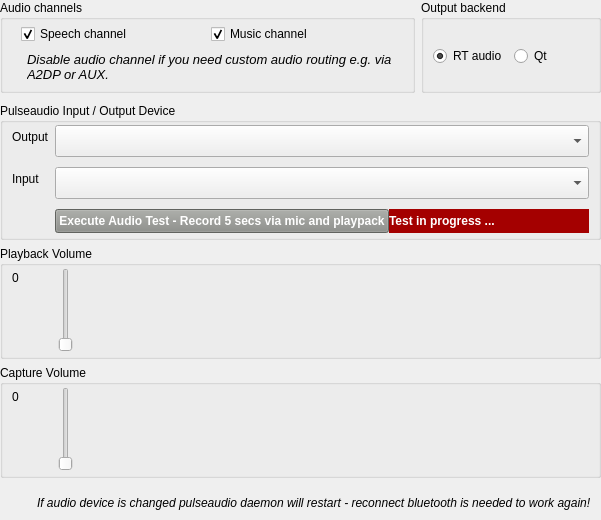
    <widget class="QWidget" name="tab3" native="true">
     <property name="sizePolicy">
      <sizepolicy hsizetype="Expanding" vsizetype="Expanding">
       <horstretch>0</horstretch>
       <verstretch>0</verstretch>
      </sizepolicy>
     </property>
     <layout class="QVBoxLayout" name="verticalLayout_30">
      <property name="leftMargin">
       <number>0</number>
      </property>
      <property name="topMargin">
       <number>0</number>
      </property>
      <property name="rightMargin">
       <number>0</number>
      </property>
      <property name="bottomMargin">
       <number>2</number>
      </property>
      <item>
       <widget class="QWidget" name="audiochannelsoutput" native="true">
        <property name="sizePolicy">
         <sizepolicy hsizetype="Expanding" vsizetype="Fixed">
          <horstretch>0</horstretch>
          <verstretch>0</verstretch>
         </sizepolicy>
        </property>
        <layout class="QHBoxLayout" name="horizontalLayout_30">
         <property name="leftMargin">
          <number>0</number>
         </property>
         <property name="topMargin">
          <number>0</number>
         </property>
         <property name="rightMargin">
          <number>0</number>
         </property>
         <property name="bottomMargin">
          <number>4</number>
         </property>
         <item>
          <widget class="QGroupBox" name="groupBoxAudioChannels">
           <property name="sizePolicy">
            <sizepolicy hsizetype="Expanding" vsizetype="Preferred">
             <horstretch>0</horstretch>
             <verstretch>0</verstretch>
            </sizepolicy>
           </property>
           <property name="title">
            <string>Audio channels</string>
           </property>
           <layout class="QVBoxLayout" name="verticalLayout_31">
            <property name="topMargin">
             <number>2</number>
            </property>
            <property name="bottomMargin">
             <number>0</number>
            </property>
            <item>
             <widget class="QWidget" name="channels" native="true">
              <property name="sizePolicy">
               <sizepolicy hsizetype="Expanding" vsizetype="Fixed">
                <horstretch>0</horstretch>
                <verstretch>0</verstretch>
               </sizepolicy>
              </property>
              <layout class="QHBoxLayout" name="horizontalLayout_2">
               <property name="topMargin">
                <number>2</number>
               </property>
               <property name="bottomMargin">
                <number>0</number>
               </property>
               <item>
                <widget class="QCheckBox" name="checkBoxSpeechAudioChannel">
                 <property name="text">
                  <string>Speech channel</string>
                 </property>
                 <property name="checked">
                  <bool>true</bool>
                 </property>
                </widget>
               </item>
               <item>
                <widget class="QCheckBox" name="checkBoxMusicAudioChannel">
                 <property name="text">
                  <string>Music channel</string>
                 </property>
                 <property name="checked">
                  <bool>true</bool>
                 </property>
                </widget>
               </item>
              </layout>
             </widget>
            </item>
            <item>
             <widget class="QWidget" name="audiochannelsinfo" native="true">
              <property name="sizePolicy">
               <sizepolicy hsizetype="Expanding" vsizetype="Expanding">
                <horstretch>0</horstretch>
                <verstretch>0</verstretch>
               </sizepolicy>
              </property>
              <property name="minimumSize">
               <size>
                <width>0</width>
                <height>40</height>
               </size>
              </property>
              <layout class="QFormLayout" name="formLayout_33">
               <property name="topMargin">
                <number>2</number>
               </property>
               <property name="bottomMargin">
                <number>0</number>
               </property>
               <item row="0" column="0">
                <widget class="QLabel" name="label_11">
                 <property name="sizePolicy">
                  <sizepolicy hsizetype="Fixed" vsizetype="Minimum">
                   <horstretch>0</horstretch>
                   <verstretch>0</verstretch>
                  </sizepolicy>
                 </property>
                 <property name="minimumSize">
                  <size>
                   <width>0</width>
                   <height>30</height>
                  </size>
                 </property>
                 <property name="maximumSize">
                  <size>
                   <width>16777215</width>
                   <height>30</height>
                  </size>
                 </property>
                 <property name="text">
                  <string>&lt;html&gt;&lt;head/&gt;&lt;body&gt;&lt;p&gt;&lt;img src=&quot;:/ico_info.png&quot;/&gt;&lt;/p&gt;&lt;/body&gt;&lt;/html&gt;</string>
                 </property>
                </widget>
               </item>
               <item row="0" column="1">
                <widget class="QLabel" name="label_12">
                 <property name="sizePolicy">
                  <sizepolicy hsizetype="Expanding" vsizetype="Fixed">
                   <horstretch>0</horstretch>
                   <verstretch>0</verstretch>
                  </sizepolicy>
                 </property>
                 <property name="minimumSize">
                  <size>
                   <width>0</width>
                   <height>30</height>
                  </size>
                 </property>
                 <property name="maximumSize">
                  <size>
                   <width>16777215</width>
                   <height>30</height>
                  </size>
                 </property>
                 <property name="font">
                  <font>
                   <pointsize>10</pointsize>
                   <italic>true</italic>
                  </font>
                 </property>
                 <property name="text">
                  <string>Disable audio channel if you need custom audio routing e.g. via A2DP or AUX.</string>
                 </property>
                 <property name="wordWrap">
                  <bool>true</bool>
                 </property>
                </widget>
               </item>
              </layout>
             </widget>
            </item>
           </layout>
          </widget>
         </item>
         <item>
          <widget class="QGroupBox" name="groupBoxAudioOutputBackend">
           <property name="sizePolicy">
            <sizepolicy hsizetype="Fixed" vsizetype="Preferred">
             <horstretch>0</horstretch>
             <verstretch>0</verstretch>
            </sizepolicy>
           </property>
           <property name="minimumSize">
            <size>
             <width>180</width>
             <height>0</height>
            </size>
           </property>
           <property name="maximumSize">
            <size>
             <width>180</width>
             <height>16777215</height>
            </size>
           </property>
           <property name="title">
            <string>Output backend</string>
           </property>
           <layout class="QHBoxLayout" name="horizontalLayout_31">
            <property name="topMargin">
             <number>2</number>
            </property>
            <property name="bottomMargin">
             <number>0</number>
            </property>
            <item>
             <widget class="QRadioButton" name="radioButtonRtAudio">
              <property name="text">
               <string>RT audio</string>
              </property>
              <property name="checked">
               <bool>true</bool>
              </property>
             </widget>
            </item>
            <item>
             <widget class="QRadioButton" name="radioButtonQtAudio">
              <property name="text">
               <string>Qt</string>
              </property>
             </widget>
            </item>
           </layout>
          </widget>
         </item>
        </layout>
       </widget>
      </item>
      <item>
       <widget class="QGroupBox" name="groupBoxPulse">
        <property name="sizePolicy">
         <sizepolicy hsizetype="Expanding" vsizetype="Minimum">
          <horstretch>0</horstretch>
          <verstretch>0</verstretch>
         </sizepolicy>
        </property>
        <property name="title">
         <string>Pulseaudio Input / Output Device</string>
        </property>
        <layout class="QFormLayout" name="formLayout_16">
         <property name="verticalSpacing">
          <number>10</number>
         </property>
         <property name="topMargin">
          <number>2</number>
         </property>
         <property name="bottomMargin">
          <number>4</number>
         </property>
         <item row="0" column="0">
          <widget class="QLabel" name="labelPulseOutput">
           <property name="sizePolicy">
            <sizepolicy hsizetype="Preferred" vsizetype="Fixed">
             <horstretch>0</horstretch>
             <verstretch>0</verstretch>
            </sizepolicy>
           </property>
           <property name="minimumSize">
            <size>
             <width>0</width>
             <height>24</height>
            </size>
           </property>
           <property name="maximumSize">
            <size>
             <width>16777215</width>
             <height>24</height>
            </size>
           </property>
           <property name="text">
            <string>Output</string>
           </property>
          </widget>
         </item>
         <item row="0" column="1">
          <widget class="QComboBox" name="comboBoxPulseOutput">
           <property name="sizePolicy">
            <sizepolicy hsizetype="Expanding" vsizetype="Fixed">
             <horstretch>0</horstretch>
             <verstretch>0</verstretch>
            </sizepolicy>
           </property>
           <property name="minimumSize">
            <size>
             <width>0</width>
             <height>32</height>
            </size>
           </property>
           <property name="maximumSize">
            <size>
             <width>16777215</width>
             <height>32</height>
            </size>
           </property>
           <property name="styleSheet">
            <string notr="true">QScrollBar { 
	width: 40px;
	background-color: rgba(85, 87, 83, 0.7);
}
QComboBox::item {
	padding-top: 6px;
	padding-bottom: 6px;
	height: 32px;
	min-height: 32px;
}
QComboBox::item:selected {
	background-color: rgb(78, 154, 6);
	padding-top: 6px;
	padding-bottom: 6px;
	height: 32px;
	min-height: 32px;
}</string>
           </property>
          </widget>
         </item>
         <item row="1" column="0">
          <widget class="QLabel" name="labelPulseInput">
           <property name="sizePolicy">
            <sizepolicy hsizetype="Preferred" vsizetype="Fixed">
             <horstretch>0</horstretch>
             <verstretch>0</verstretch>
            </sizepolicy>
           </property>
           <property name="minimumSize">
            <size>
             <width>0</width>
             <height>24</height>
            </size>
           </property>
           <property name="maximumSize">
            <size>
             <width>16777215</width>
             <height>24</height>
            </size>
           </property>
           <property name="text">
            <string>Input</string>
           </property>
          </widget>
         </item>
         <item row="1" column="1">
          <widget class="QComboBox" name="comboBoxPulseInput">
           <property name="sizePolicy">
            <sizepolicy hsizetype="Expanding" vsizetype="Fixed">
             <horstretch>0</horstretch>
             <verstretch>0</verstretch>
            </sizepolicy>
           </property>
           <property name="minimumSize">
            <size>
             <width>0</width>
             <height>32</height>
            </size>
           </property>
           <property name="maximumSize">
            <size>
             <width>16777215</width>
             <height>32</height>
            </size>
           </property>
           <property name="styleSheet">
            <string notr="true">QScrollBar { 
	width: 40px;
	background-color: rgba(85, 87, 83, 0.7);
}
QComboBox::item {
	padding-top: 6px;
	padding-bottom: 6px;
	height: 32px;
	min-height: 32px;
}
QComboBox::item:selected {
	background-color: rgb(78, 154, 6);
	padding-top: 6px;
	padding-bottom: 6px;
	height: 32px;
	min-height: 32px;
}</string>
           </property>
          </widget>
         </item>
         <item row="2" column="1">
          <widget class="QWidget" name="horizontalWidget2" native="true">
           <property name="sizePolicy">
            <sizepolicy hsizetype="Expanding" vsizetype="Fixed">
             <horstretch>0</horstretch>
             <verstretch>0</verstretch>
            </sizepolicy>
           </property>
           <property name="minimumSize">
            <size>
             <width>0</width>
             <height>24</height>
            </size>
           </property>
           <property name="maximumSize">
            <size>
             <width>16777215</width>
             <height>24</height>
            </size>
           </property>
           <layout class="QHBoxLayout" name="horizontalLayout_4">
            <property name="spacing">
             <number>0</number>
            </property>
            <property name="leftMargin">
             <number>0</number>
            </property>
            <property name="topMargin">
             <number>0</number>
            </property>
            <property name="rightMargin">
             <number>0</number>
            </property>
            <property name="bottomMargin">
             <number>0</number>
            </property>
            <item>
             <widget class="QPushButton" name="pushButtonAudioTest">
              <property name="sizePolicy">
               <sizepolicy hsizetype="Expanding" vsizetype="Fixed">
                <horstretch>0</horstretch>
                <verstretch>0</verstretch>
               </sizepolicy>
              </property>
              <property name="minimumSize">
               <size>
                <width>0</width>
                <height>24</height>
               </size>
              </property>
              <property name="maximumSize">
               <size>
                <width>16777215</width>
                <height>24</height>
               </size>
              </property>
              <property name="font">
               <font>
                <weight>75</weight>
                <bold>true</bold>
               </font>
              </property>
              <property name="styleSheet">
               <string notr="true">background-color: rgb(136, 138, 133);
color: rgb(255, 255, 255);</string>
              </property>
              <property name="text">
               <string>Execute Audio Test - Record 5 secs via mic and playpack</string>
              </property>
             </widget>
            </item>
            <item>
             <widget class="QLabel" name="labelTestInProgress">
              <property name="sizePolicy">
               <sizepolicy hsizetype="Expanding" vsizetype="Fixed">
                <horstretch>0</horstretch>
                <verstretch>0</verstretch>
               </sizepolicy>
              </property>
              <property name="minimumSize">
               <size>
                <width>0</width>
                <height>24</height>
               </size>
              </property>
              <property name="maximumSize">
               <size>
                <width>16777215</width>
                <height>24</height>
               </size>
              </property>
              <property name="font">
               <font>
                <weight>75</weight>
                <bold>true</bold>
               </font>
              </property>
              <property name="styleSheet">
               <string notr="true">background-color: rgb(164, 0, 0);
color: rgb(255, 255, 255);</string>
              </property>
              <property name="text">
               <string>Test in progress ...</string>
              </property>
             </widget>
            </item>
           </layout>
          </widget>
         </item>
        </layout>
       </widget>
      </item>
      <item>
       <widget class="QGroupBox" name="groupBoxSystemVolume">
        <property name="sizePolicy">
         <sizepolicy hsizetype="Expanding" vsizetype="Fixed">
          <horstretch>0</horstretch>
          <verstretch>0</verstretch>
         </sizepolicy>
        </property>
        <property name="title">
         <string>Playback Volume</string>
        </property>
        <layout class="QFormLayout" name="formLayout_25">
         <property name="horizontalSpacing">
          <number>6</number>
         </property>
         <property name="verticalSpacing">
          <number>2</number>
         </property>
         <property name="topMargin">
          <number>2</number>
         </property>
         <property name="bottomMargin">
          <number>4</number>
         </property>
         <item row="0" column="0">
          <widget class="QLabel" name="labelSystemVolumeValue">
           <property name="sizePolicy">
            <sizepolicy hsizetype="Fixed" vsizetype="Fixed">
             <horstretch>0</horstretch>
             <verstretch>0</verstretch>
            </sizepolicy>
           </property>
           <property name="minimumSize">
            <size>
             <width>40</width>
             <height>20</height>
            </size>
           </property>
           <property name="maximumSize">
            <size>
             <width>16777215</width>
             <height>20</height>
            </size>
           </property>
           <property name="text">
            <string>0</string>
           </property>
          </widget>
         </item>
         <item row="0" column="1">
          <widget class="QSlider" name="horizontalSliderSystemVolume">
           <property name="minimumSize">
            <size>
             <width>0</width>
             <height>20</height>
            </size>
           </property>
           <property name="styleSheet">
            <string notr="true">QSlider::handle:horizontal { background: white; height: 32px; width: 52px; margin: 0 0;}
QSlider::groove:horizontal { background: #6d6d6d; height: 32px;}</string>
           </property>
           <property name="maximum">
            <number>100</number>
           </property>
          </widget>
         </item>
        </layout>
       </widget>
      </item>
      <item>
       <widget class="QGroupBox" name="groupBoxSystemCapture">
        <property name="sizePolicy">
         <sizepolicy hsizetype="Expanding" vsizetype="Fixed">
          <horstretch>0</horstretch>
          <verstretch>0</verstretch>
         </sizepolicy>
        </property>
        <property name="title">
         <string>Capture Volume</string>
        </property>
        <layout class="QFormLayout" name="formLayout_26">
         <property name="topMargin">
          <number>2</number>
         </property>
         <property name="bottomMargin">
          <number>4</number>
         </property>
         <item row="0" column="0">
          <widget class="QLabel" name="labelSystemCaptureValue">
           <property name="sizePolicy">
            <sizepolicy hsizetype="Fixed" vsizetype="Fixed">
             <horstretch>0</horstretch>
             <verstretch>0</verstretch>
            </sizepolicy>
           </property>
           <property name="minimumSize">
            <size>
             <width>40</width>
             <height>20</height>
            </size>
           </property>
           <property name="maximumSize">
            <size>
             <width>16777215</width>
             <height>20</height>
            </size>
           </property>
           <property name="text">
            <string>0</string>
           </property>
          </widget>
         </item>
         <item row="0" column="1">
          <widget class="QSlider" name="horizontalSliderSystemCapture">
           <property name="minimumSize">
            <size>
             <width>0</width>
             <height>20</height>
            </size>
           </property>
           <property name="styleSheet">
            <string notr="true">QSlider::handle:horizontal { background: white; height: 32px; width: 52px; margin: 0 0;}
QSlider::groove:horizontal { background: #6d6d6d; height: 32px;}</string>
           </property>
           <property name="maximum">
            <number>100</number>
           </property>
          </widget>
         </item>
        </layout>
       </widget>
      </item>
      <item>
       <spacer name="verticalSpacer">
        <property name="sizeHint" stdset="0">
         <size>
          <width>20</width>
          <height>4</height>
         </size>
        </property>
       </spacer>
      </item>
      <item>
       <widget class="QWidget" name="widget1" native="true">
        <property name="sizePolicy">
         <sizepolicy hsizetype="Expanding" vsizetype="Fixed">
          <horstretch>0</horstretch>
          <verstretch>0</verstretch>
         </sizepolicy>
        </property>
        <layout class="QFormLayout" name="formLayout_4">
         <property name="labelAlignment">
          <set>Qt::AlignLeading</set>
         </property>
         <property name="formAlignment">
          <set>Qt::AlignLeading|Qt::AlignLeft|Qt::AlignTop</set>
         </property>
         <property name="leftMargin">
          <number>1</number>
         </property>
         <property name="topMargin">
          <number>0</number>
         </property>
         <property name="rightMargin">
          <number>9</number>
         </property>
         <property name="bottomMargin">
          <number>0</number>
         </property>
         <item row="0" column="0">
          <widget class="QLabel" name="label_9">
           <property name="sizePolicy">
            <sizepolicy hsizetype="Fixed" vsizetype="Fixed">
             <horstretch>0</horstretch>
             <verstretch>0</verstretch>
            </sizepolicy>
           </property>
           <property name="minimumSize">
            <size>
             <width>30</width>
             <height>30</height>
            </size>
           </property>
           <property name="maximumSize">
            <size>
             <width>30</width>
             <height>30</height>
            </size>
           </property>
           <property name="text">
            <string>&lt;html&gt;&lt;head/&gt;&lt;body&gt;&lt;p&gt;&lt;img src=&quot;:/ico_warning.png&quot;/&gt;&lt;/p&gt;&lt;/body&gt;&lt;/html&gt;</string>
           </property>
          </widget>
         </item>
         <item row="0" column="1">
          <widget class="QLabel" name="label_15">
           <property name="sizePolicy">
            <sizepolicy hsizetype="Expanding" vsizetype="Fixed">
             <horstretch>0</horstretch>
             <verstretch>0</verstretch>
            </sizepolicy>
           </property>
           <property name="minimumSize">
            <size>
             <width>0</width>
             <height>30</height>
            </size>
           </property>
           <property name="maximumSize">
            <size>
             <width>16777215</width>
             <height>30</height>
            </size>
           </property>
           <property name="font">
            <font>
             <italic>true</italic>
            </font>
           </property>
           <property name="text">
            <string>If audio device is changed pulseaudio daemon will restart - reconnect bluetooth is needed to work again!</string>
           </property>
          </widget>
         </item>
        </layout>
       </widget>
      </item>
     </layout>
    </widget>
